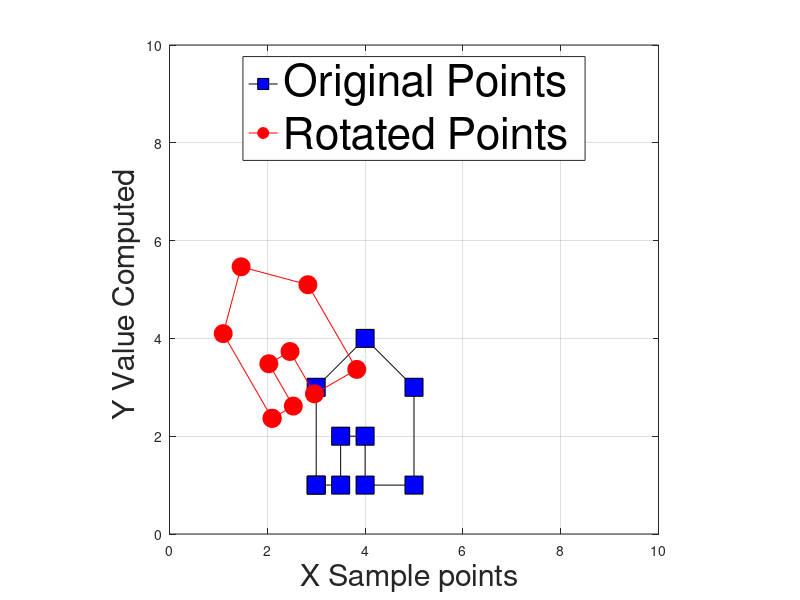

Write the MATLAB code that produced this figure.
function DEMO_03_Rotating_PTS()
%  SOME POINTS:
% xy_pts = [ ...
%     0.86  1.28  1.85  2.52  1.81  2.87  4.11  5.68  6.97  8.05  8.42  7.32  6.51  6.12  5.43  5.03  4.32  3.58  4.64  5.26  5.96  6.67  7.55 ;
%     1.21  0.69  1.47  1.27  1.15  1.44  1.88  2.43  2.81  2.81  3.57  2.99  2.52  3.08  2.73  2.14  2.41  1.79  1.88  2.84  2.55  3.16  2.61 ;
% ];

load xy_pts;

%  We know Y = mx + 1.
%
%  We can write this as a matrix as:
% 
% Y = [m b] * [ x1 1 ;
%               x2 1 ;
%               x3 1 ].... 

    x_values    = xy_pts(1,:);
    y_values    = xy_pts(2,:);

%     % Form the XY  matrix:
%     X   = [ x_values  ;  ones(1,length( x_values )) ];
%     Y   = [ xy_pts(2,:) ];

    nu      =  30 * pi / 180;           % Thirty degrees in radians.
    
    RotationMatrix     =  [ cos(nu)  -sin(nu) ; 
                            sin(nu)   cos(nu) ];

    uv_pts  = RotationMatrix * xy_pts;


    figure( 'Position', [4 4 1024 768] );
    plot( xy_pts(1,:), xy_pts(2,:), 'ks-', 'MarkerSize', 13, 'MarkerFaceColor', 'b' );
    grid on;
    axis equal;
    axis( [0 10 0 10]);
    xlabel( 'X Sample points ',  'FontSize', 22 );
    ylabel( 'Y Value Computed ', 'FontSize', 22 );
    
    hold on;
    
    plot( uv_pts(1,:), uv_pts(2,:), 'ro-', 'MarkerSize', 13, 'MarkerFaceColor', 'r' );
    

    legend( {'Original Points ', 'Rotated Points '}, ...
            'FontSize', 32, ...
            'Location', 'North' );
    
% 
%     %
%     %  NOW -- SUPPOSE YOU DID NOT KNOW MB!!
%     %
%     %  WE KNOW THAT:
%     %  
%     %  Y = MB * X
%     %
%     %  BEING SILLY, WE WISH WE COULD WRITE:
%     %
%     %  Y / X = MB
%     %
%     
%     %
%     %  THIS SOLVES FOR THE MATRIX ALL AT ONCE:
%     %
%     MB_APPROX = Y / X
%     
%     Y_approx    = MB_APPROX * X;
%     hold on;
%     plot( xy_pts(1,:), Y_approx, 'r-', 'LineWidth', 1 );


end


